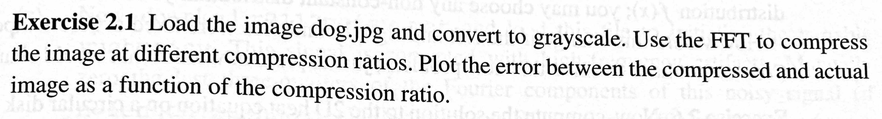
#> input picture Ex 2.1-2.2/ex2.1.png, 882 x 119 px, shrunk from 1920 x 258 before the run
$ jupyter execute 'Ex 2.1-2.2.ipynb'
#> lines starting #> are read from the running program, lines starting #| are printed output that depends on the picture; after the words box and inside, x2 and y2 are one past the last pixel; in counts of white or black regions, pixels touching at a corner belong together
[cell 1]
import numpy as np
import matplotlib.pyplot as plt

# Exercise 2.1

[cell 2]
plt.figure(figsize=(15,5))
plt.imshow(plt.imread('./ex2.1.png'))
plt.axis('off');

[cell 3]
DOG = plt.imread('../DATA/dog.jpg')
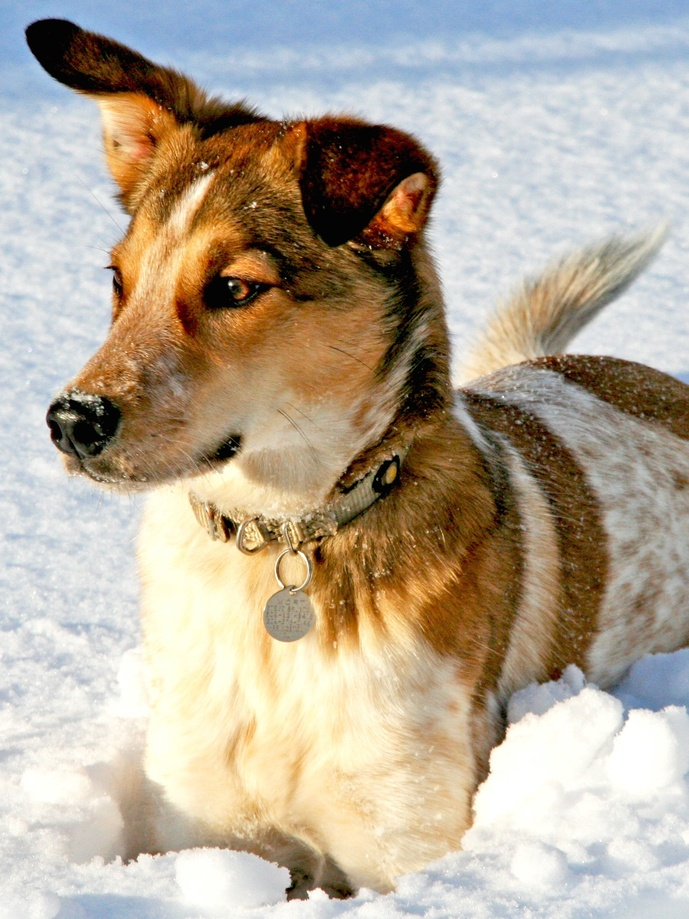
#> input picture DATA/dog.jpg, 689 x 919 px, shrunk from 1500 x 2000 before the run
#> DOG is the input picture: shape (919, 689, 3); mean R, G, B 181.4, 169.5, 152
DOG = np.mean(DOG, -1) #convert RGB to grayscale
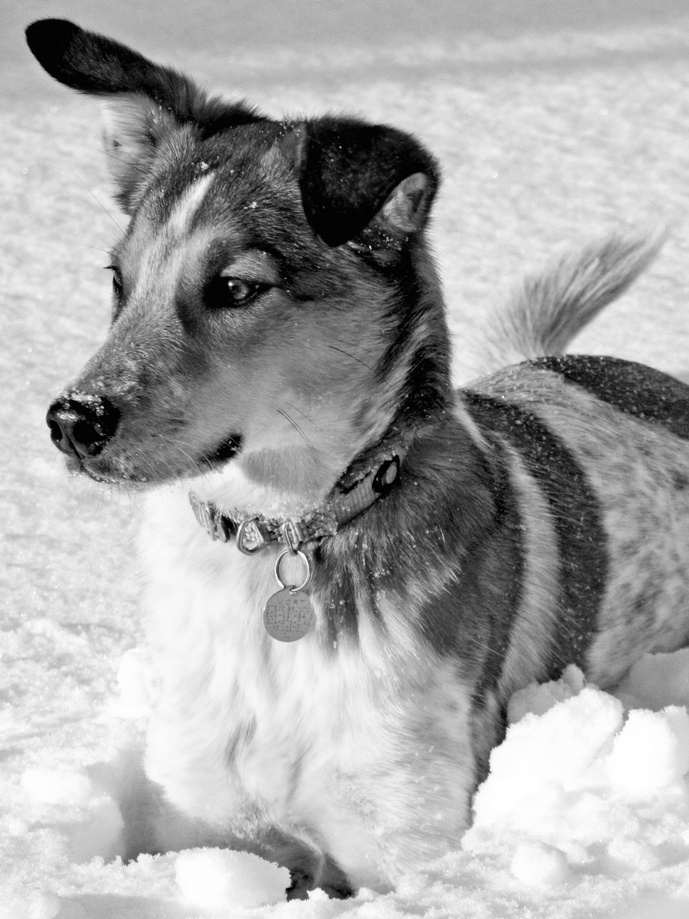
#> DOG: shape (919, 689) float64; min 0, max 255, mean 167.6
plt.figure(figsize=(15,10))
plt.imshow(DOG, cmap='gray')
plt.axis('off');

[cell 4]
DOG_fft = np.fft.fft2(DOG)
DOG_fftsort = np.sort(np.abs(DOG_fft.reshape(-1)))

[cell 5]
error = []

for keep in range(1,101):
    thresh = DOG_fftsort[int(np.floor((1-keep/100)*len(DOG_fftsort)))]
    ind = np.abs(DOG_fft)>thresh          # Find small indices
    DOG_fftlow = DOG_fft * ind                 # Threshold small indices
    DOG_low = np.fft.ifft2(DOG_fftlow).real  # Compressed image
    error.append(((DOG - DOG_low)**2).mean())
#> this loop made 100 passes
#> thresh on passes 1 to 12: 64835.4, 38803.5, 29130.6, 24018.8, 20751.2, 18420.7, 16696.9, 15283.6, 14145.1, 13190.4, 12353.1, 11650.8
#> pass 1, `ind = np.abs(DOG_fft)>thresh`:
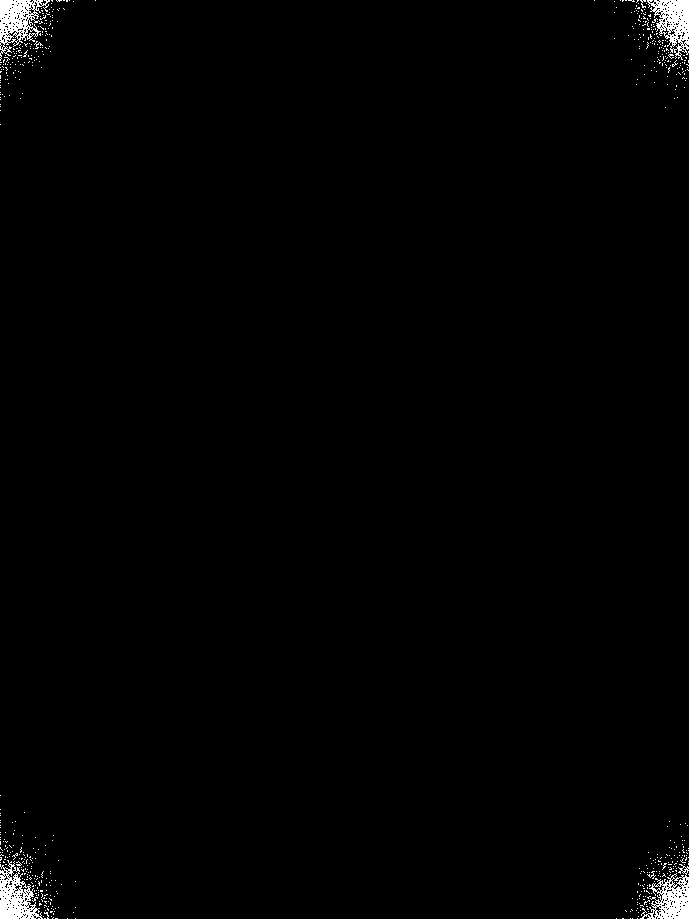
#> ind: shape (919, 689) bool; 1% white; 601 white regions (594 under 20 px), largest, box (x1, y1, x2, y2) and area: (0, 0, 50, 61) 1340, (0, 860, 43, 919) 1275, (647, 0, 689, 60) 1267
#> pass 1, `DOG_low = np.fft.ifft2(DOG_fftlow).real`:
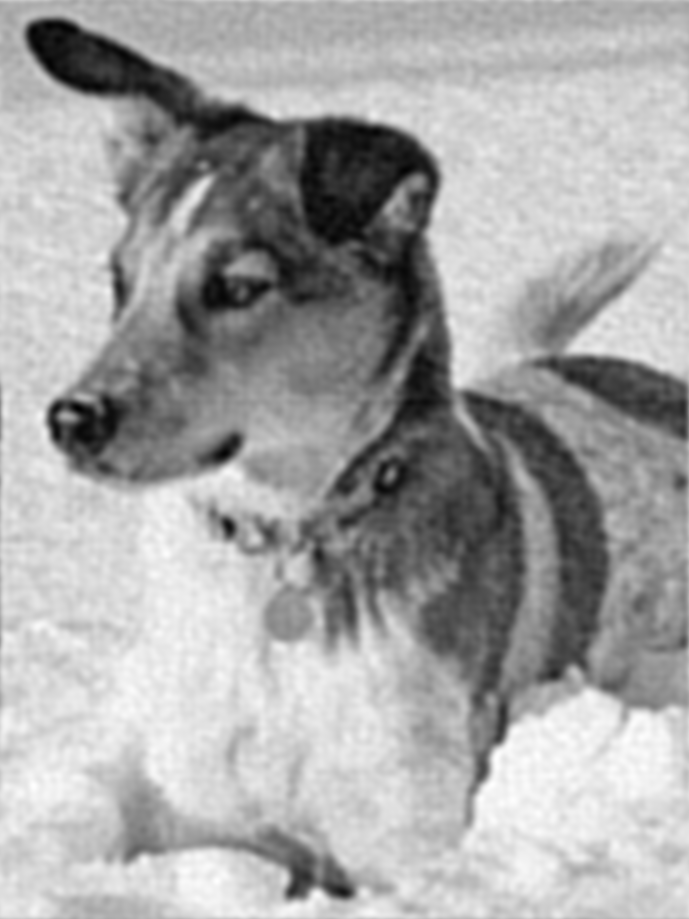
#> DOG_low: shape (919, 689) float64; min -18.71, max 267.8, mean 167.6; drawn with min black and max white
#> after the loop, error = 100 values, max 129.8 at index 0, min 1.53e-11 at index 99, mean 11.13

[cell 6]
plt.figure(figsize=(15,5))
plt.plot(error, color='black')
plt.xlabel('Compressed ratio, %')
plt.ylabel('MSE')
plt.title('Error between Compressed and Actual Images');
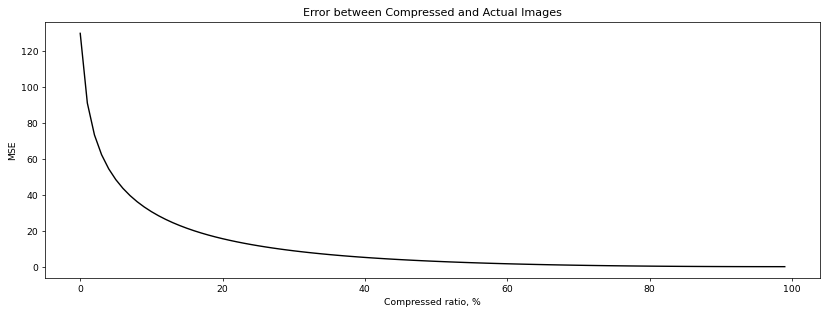
#> figure drawn by matplotlib, 1 panel; curve peaks at x = 0, y = 129.8

# Exercise 2.2

[cell 7]
plt.figure(figsize=(15,8))
plt.imshow(plt.imread('./ex2.2.png'))
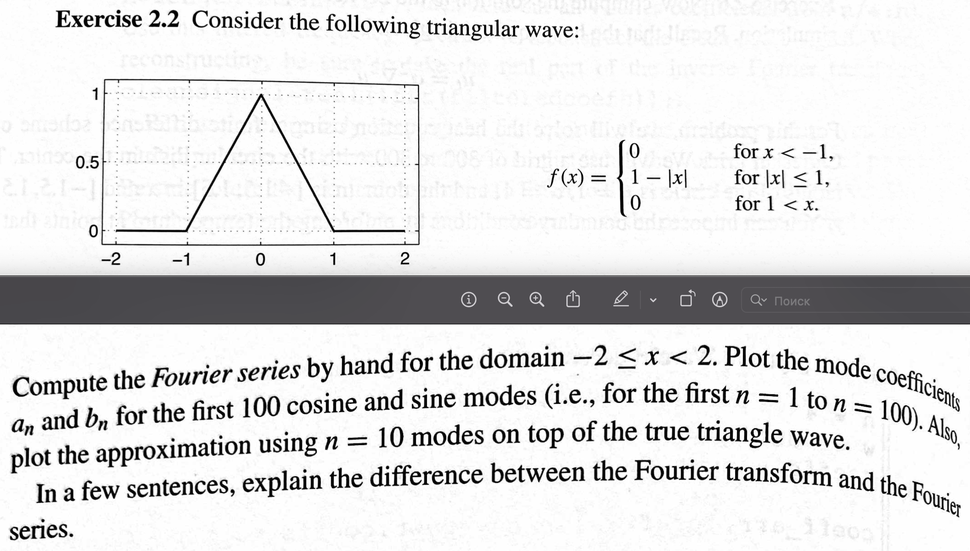
#> input picture Ex 2.1-2.2/ex2.2.png, 970 x 551 px, shrunk from 2110 x 1198 before the run
plt.axis('off');

[cell 8]
f, ax = plt.subplots(1,2,figsize=(20,15))

ax[0].imshow(plt.imread('A0_An.jpeg'))
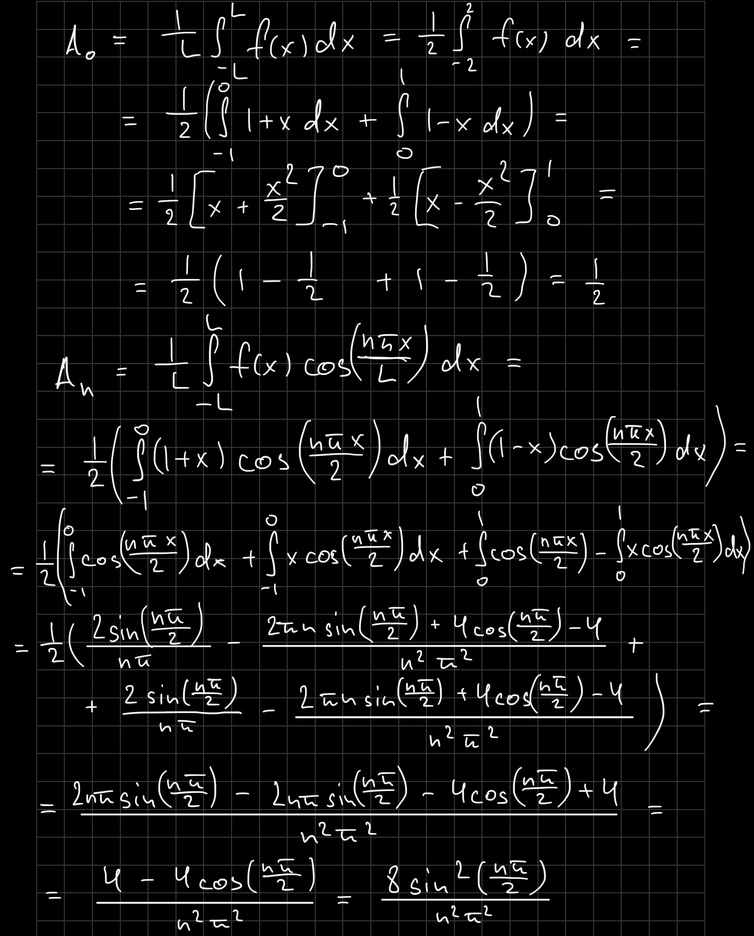
#> input picture Ex 2.1-2.2/A0_An.jpeg, 754 x 936 px, shrunk from 1641 x 2036 before the run
ax[0].axis('off');
ax[1].imshow(plt.imread('Bn_solution.jpeg'))
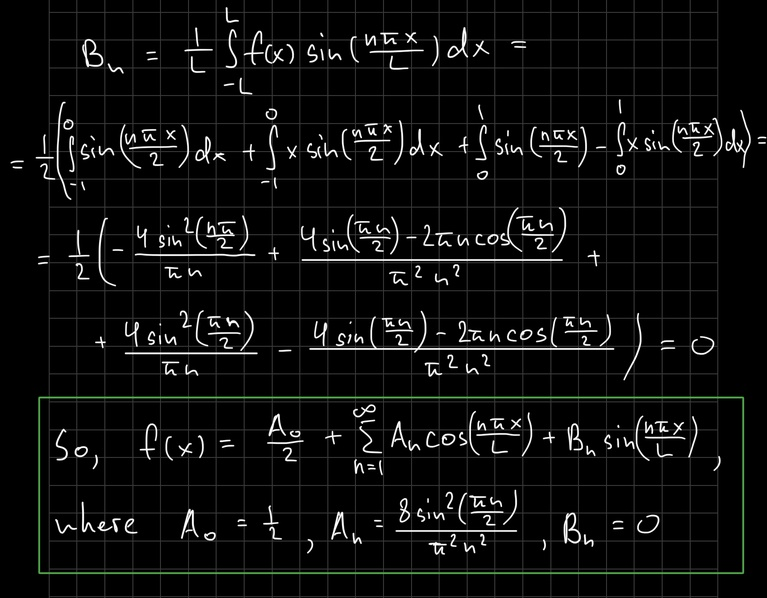
#> input picture Ex 2.1-2.2/Bn_solution.jpeg, 767 x 598 px, shrunk from 1668 x 1302 before the run
ax[1].axis('off');

[cell 9]
dx = 0.02
L = 2
x = L * np.arange(-1+dx,1+dx,dx)
n = 100
nquart = int(np.floor(n/4))

f = np.zeros_like(x)
for l in range(nquart,3*nquart - 1):
    f[l] = 1-np.abs(x[l])

A0 = 1/4
An = np.zeros(n)
Bn = 0
fFS = A0

fig, ax = plt.subplots(figsize=(15,8))
ax.plot(x,f,'-',color='k',linewidth=2)
name = "Accent"
cmap = plt.get_cmap('tab10')
colors = cmap.colors
ax.set_prop_cycle(color=colors)

for k in range(n):
    An[k] = (4-4*np.cos((np.pi*(k+1))/2))/((np.pi**2)*((k+1)**2))
    fFS = fFS + An[k]*np.cos(((k+1)*np.pi*x)/L) + Bn*np.sin(((k+1)*np.pi*x)/L)
    ax.plot(x,fFS)
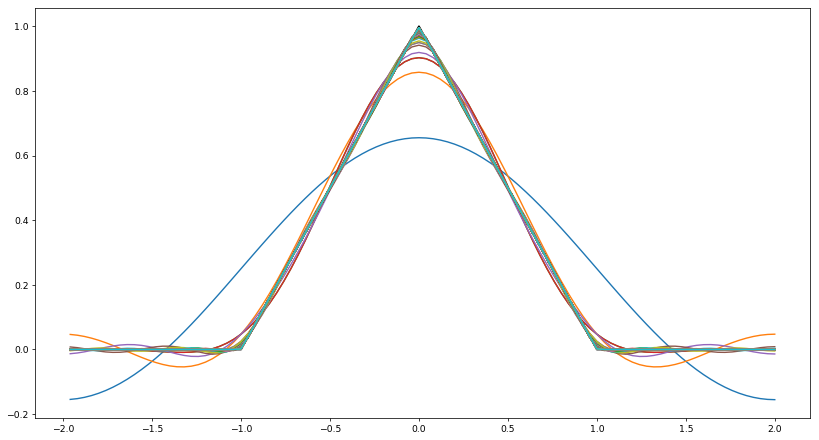
#> figure drawn by matplotlib, 1 panel; curve peaks at x = 1.78e-15, y = 1; curve peaks at x = 1.78e-15, y = 0.655; curve peaks at x = 1.78e-15, y = 0.858

[cell 10]
fig, ax = plt.subplots(1, 2, figsize=(18,5))

ax[0].plot(An, color='k')
ax[0].set_title('An coefficients')
ax[1].plot(np.zeros(100), color='k')
ax[1].set_title('Bn coefficients');
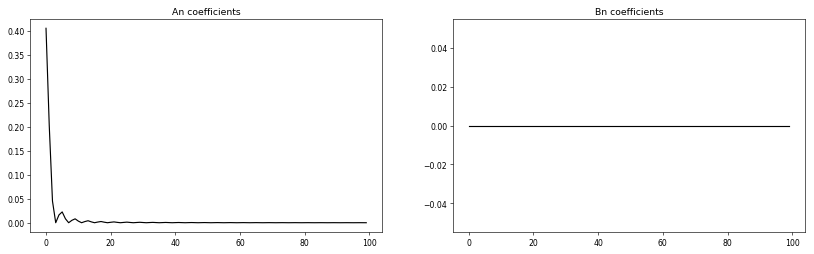
#> figure drawn by matplotlib, 2 panels; panel 1: curve peaks at x = 0, y = 0.405
